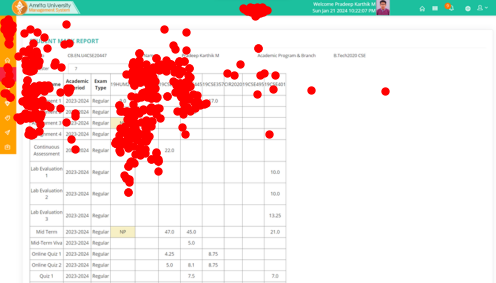

Generate this figure with Python:
import sys
import pandas as pd
import numpy as np
import matplotlib.pyplot as plt
from pymongo import MongoClient
from google.cloud import storage
import json


def upload_to_gcs(bucket_name, local_file_path, remote_file_path, key_json_path):
    # Instantiate a client using your service account key
    client = storage.Client.from_service_account_json(key_json_path)

    # Get the bucket
    bucket = client.bucket(bucket_name)

    # Upload the file to GCS
    blob = bucket.blob(remote_file_path)
    blob.upload_from_filename(local_file_path)

    print(f"File {local_file_path} uploaded to {bucket_name}/{remote_file_path}.")


def generate_clickmap_image(roll_number):
    # Connect to MongoDB

    with open('../config.json') as f:
        config = json.load(f)
        mongo_uri = config['MONGO_URI']

    client = MongoClient(mongo_uri)
    db = client['INTUX']
    collection = db['ClickData']  # Assuming your collection name is 'ClickData'

    # Fetch data for the specified roll number from MongoDB
    cursor = collection.find({'rollNo': roll_number})
    student_data = pd.DataFrame(list(cursor))

    # Load the image
    img = plt.imread('Picture2.png')  # Assuming the image path is fixed

    # Scale the x and y coordinates by the width and height of the image
    x_scaled = student_data['normalizedX'] * img.shape[1]
    y_scaled = student_data['normalizedY'] * img.shape[0]

    # Plot circles for each click
    plt.imshow(img)
    plt.plot(x_scaled, y_scaled, "or", markersize=5)  # 'or' for red circles

    # Remove x-axis and y-axis
    plt.axis('off')

    # Save the plot as an image file
    plt.savefig(f'{roll_number}.png', bbox_inches='tight', pad_inches=0)

    # Close the plot to release resources
    plt.close()

if __name__ == "__main__":
    # Check if a command-line argument (roll number) is provided
    if len(sys.argv) != 2:
        print("Usage: python script.py <roll_number>")
        sys.exit(1)

    # Get roll number from command-line arguments
    roll_number = sys.argv[1]

    generate_clickmap_image(roll_number)
    # Upload the image to Google Cloud Storage
    bucket_name = 'intux_clickmap'  # Replace with your bucket name
    key_json_path = "../finalyear-409412-5412169777f2.json"  # Replace with your service account key JSON path
    remote_file_path = f'{roll_number}.png'  # Remote file path in your bucket
    upload_to_gcs(bucket_name, f"{roll_number}.png", remote_file_path, key_json_path)
